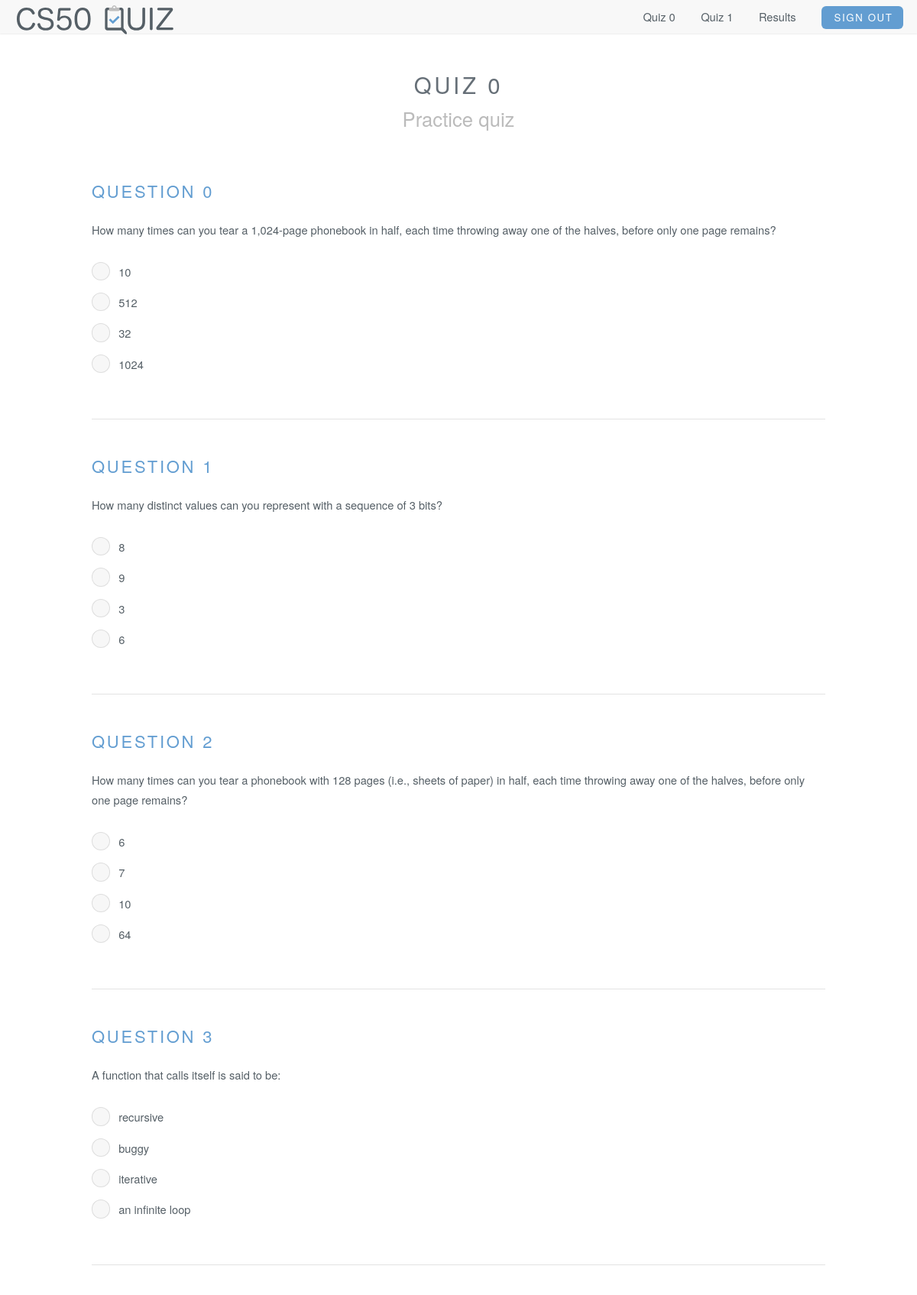
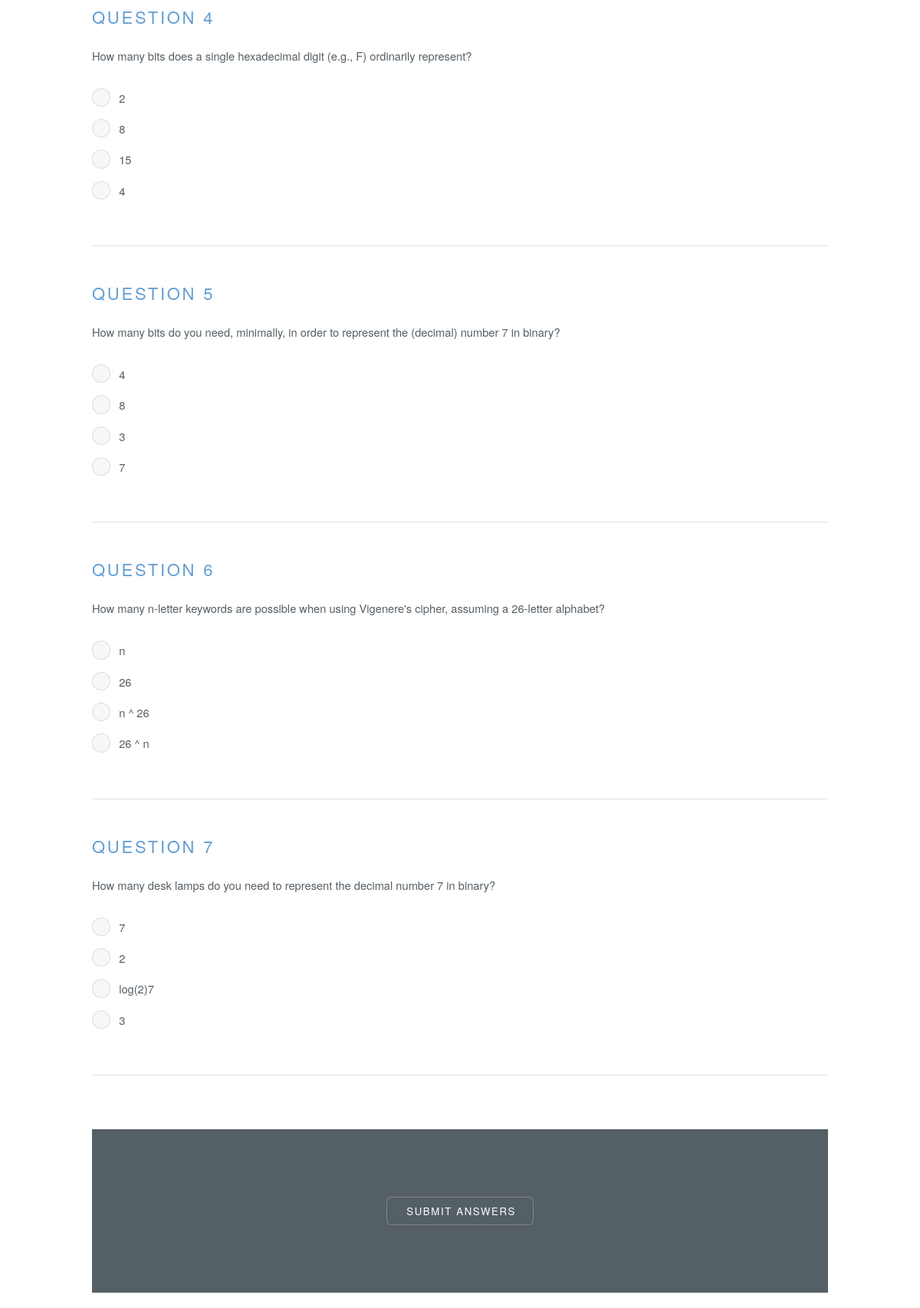
Page /quiz.php (signed in, upper part) on the committed database (2 pictures, top to bottom).
### tables this page shows
CREATE TABLE IF NOT EXISTS `wrong_answers` (
  `id` int(11) unsigned NOT NULL AUTO_INCREMENT,
  `w1` text,
  `w2` text,
  `w3` text,
  PRIMARY KEY (`id`)
);

### templates/quiz_view.php (the view, shortened to what this page needs)
<header id="header" class="skel-layers-fixed">
	<h1><a href="index.php"><img src="images/Logo_Menu_Grey.svg" alt="Logo" /></a></h1>
	<nav id="nav">
		<ul>
			<li><a href="quiz.php">Quiz 0</a></li>
			<li><a href="quiz.php">Quiz 1</a></li>
			<li><a href="results.php">Results</a></li>
			<li><a href="logout.php" class="button special">Sign out</a></li>
		</ul>
	</nav>
</header>
<section id="main" class="wrapper style1">
	<header class="major">
		<h2>Quiz 0</h2>
		<p>Practice quiz</p>
	</header>
	<div class="container">
		<section>
		    <form action="quiz.php" method="post">
	            <?php $j = 0; $i = 0; foreach ($questions as $question): ?>
		            <div class="12u$">
			            <h2 style="color: #629DD1;">Question <?= $j ?> </h2>
			            <p><?= $question[1] ?></p>
					    <label for="<?= $i ?>"><?= $question[2] ?></label>
					    <?php $i++; ?>
					    <label for="<?= $i ?>"><?= $question[3] ?></label>
					    <?php $i++; ?>
					    <label for="<?= $i ?>"><?= $question[4] ?></label>
					    <?php $i++; ?>
					    <label for="<?= $i ?>"><?= $question[5] ?></label>
					    <?php $i++; ?>
		            </div>
		            <hr>
	            <?php $j++; endforeach ?>
                <div class="wrapper style2">
	                <section class="special">
		                <ul class="actions">
			                <input type="submit" class="button alt" name="submit" value="Submit Answers"><br>
		                </ul>
	                </section>
                </div>
            </form>
		</section>
	</div>
</section>

### public/quiz.php (shortened to what this page needs)
<?php
    $wrong_answers = query("SELECT * FROM wrong_answers");
    if ($_SERVER["REQUEST_METHOD"] == "GET")
    {
        $questions = query("SELECT * FROM questions ORDER BY RAND()");
        $wrong_answers = query("SELECT * FROM wrong_answers");
        $arr = array();
        foreach ($questions as $question) {
            foreach ($wrong_answers as $wrong){
                if($wrong["id"] == $question["id"]){
                    $q = array($question["id"], $question["text"], $question["answer"],
                        $wrong["w1"], $wrong["w2"], $wrong["w3"]);
                    array_shuffle_section($q, 2, 5);
                    array_push($arr, $q);
                }
            }
        }
        render("quiz_view.php", ["title" => "Quiz", "questions" => $arr]);
    }
?>

### includes/functions.php (shortened to what this page needs)
<?php
    function query()
    {
        $sql = func_get_arg(0);
        $parameters = array_slice(func_get_args(), 1);
        static $handle;
        if (!isset($handle))
        {
            try
            {
                $handle = new PDO("mysql:dbname=" . DATABASE . ";host=" . SERVER, USERNAME, PASSWORD);
                $handle->setAttribute(PDO::ATTR_EMULATE_PREPARES, false);
            }
            catch (Exception $e)
            {
                trigger_error($e->getMessage(), E_USER_ERROR);
                exit;
            }
        }
        $statement = $handle->prepare($sql);
        $results = $statement->execute($parameters);
        if ($results !== false)
        {
            return $statement->fetchAll(PDO::FETCH_ASSOC);
        }
        else
        {
            return false;
        }
    }
    function render($template, $values = [])
    {
        if (file_exists("../templates/$template"))
        {
            extract($values);
            require("../templates/head.php");
            require("../templates/$template");
            require("../templates/footer.php");
        }
        else
        {
            trigger_error("Invalid template: $template", E_USER_ERROR);
        }
    }
?>

### templates/head.php (shortened to what this page needs)
<!DOCTYPE HTML>
<html>
	<head>
	</head>
	<body id="top">

### templates/footer.php (shortened to what this page needs)
	</body>
</html>

### public/css/style-xlarge.css (style rules this page uses)
body, input, select, textarea { font-size: 12pt; }

### public/css/style-large.css (style rules this page uses)
body, input, select, textarea { font-size: 11pt; }

### rows in the picture
wrong_answers: question "How many distinct values can you represent with a sequence of 3 bits?", id "8", w3 "9", w1 "3", w2 "6"
wrong_answers: question "A function that calls itself is said to be:", question "recursive", w2 "buggy", w3 "iterative", w1 "an infinite loop"
wrong_answers: question "How many bits do you need, minimally, in order to represent the (decimal) number 7 in binary?", w1 "4", w3 "8", id "3", w2 "7"
wrong_answers: question "How many desk lamps do you need to represent the decimal number 7 in binary?", w3 "7", w1 "2", w2 "log(2)7", question "3"

### other values in the picture
$question[1] "How many times can you tear a 1,024-page phonebook in half, each time throwing away one of the halves, before only one page remains?"
$question[2] "10"
$question[3] "512"
$question[4] "32"
$question[5] "1024"
$question[1] "How many times can you tear a phonebook with 128 pages (i.e., sheets of paper) in half, each time throwing away one of the halves, before only one page remains?"
$question[2] "6"
$question[3] "7"
$question[4] "10"
$question[5] "64"
$question[1] "How many bits does a single hexadecimal digit (e.g., F) ordinarily represent?"
$question[2] "2"
$question[3] "8"
$question[4] "15"
$question[5] "4"
